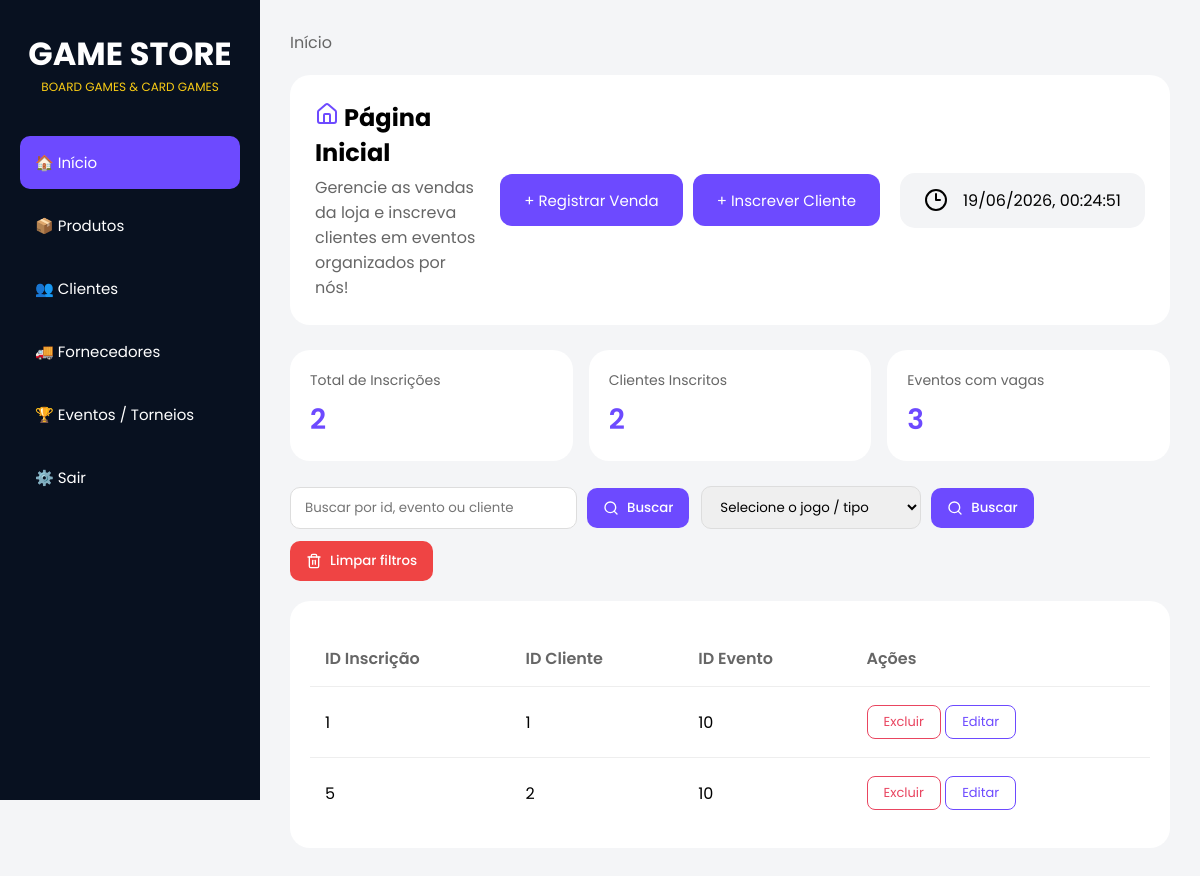
Before: / with the older database file.
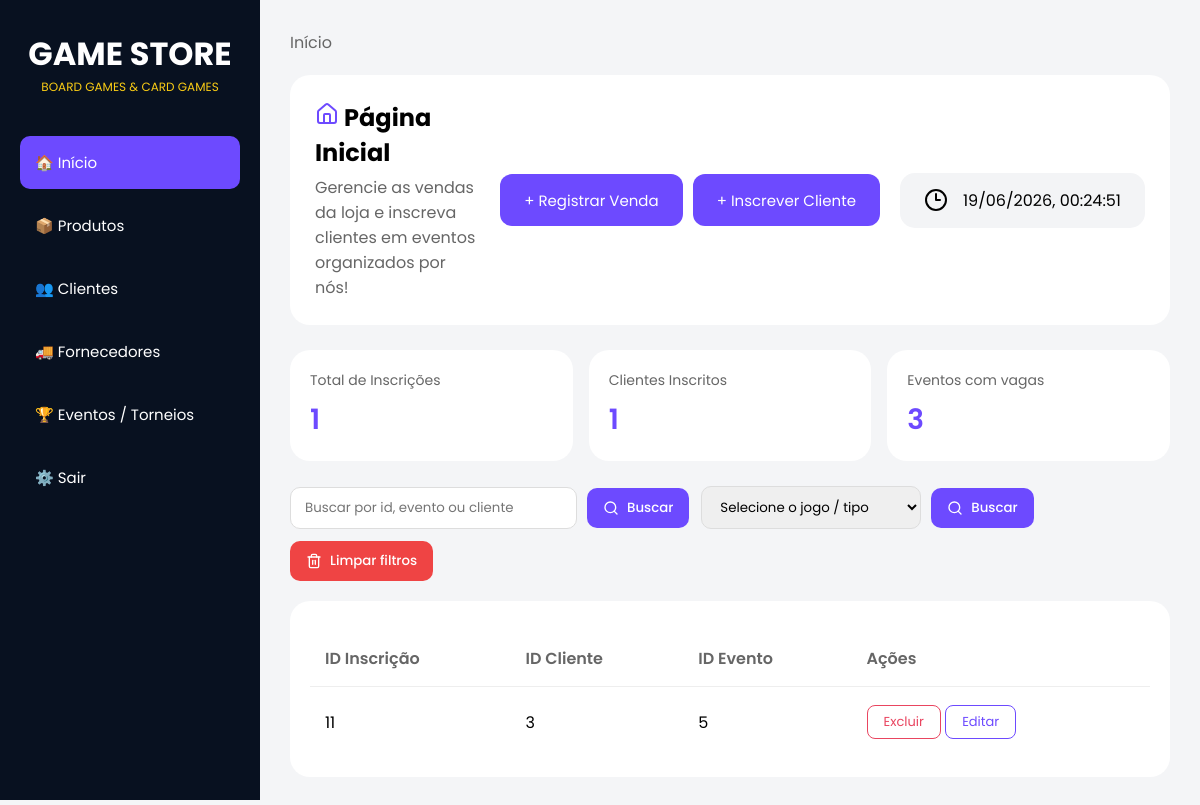
After: the same page with the newer database file.
### tables this page shows
CREATE TABLE inscricoes (
            id INTEGER PRIMARY KEY AUTOINCREMENT,
            id_cliente INTEGER NOT NULL,
            id_evento INTEGER NOT NULL
        );

### routes.py (the view)
@app.route("/")
def home():
    criar_tabela_inscricoes()
    lista = listar_inscricoes()
    return render_template(
        "home.html",
        inscricoes=lista,
        total_inscricoes=len(lista),
        total_clientes=total_clientes_inscritos(),
        eventos_abertos=total_eventos_com_vagas(),
        modo_insc="criar",
        modo_vnd="criar",
    )

### database.py (called while the page is built)
def conectar():
    return sqlite3.connect(CAMINHO_BANCO)

### modules/inscricoes.py (called while the page is built)
def criar_tabela_inscricoes():
    conn = conectar()
    cursor = conn.cursor()
    cursor.execute("""
        CREATE TABLE IF NOT EXISTS inscricoes (
            id INTEGER PRIMARY KEY AUTOINCREMENT,
            id_cliente INTEGER NOT NULL,
            id_evento INTEGER NOT NULL
        )
""")
    conn.commit()
    conn.close()

def listar_inscricoes():
    conn = conectar()
    cursor = conn.cursor()
    cursor.execute("SELECT * FROM inscricoes")
    inscricoes = cursor.fetchall()
    conn.close()
    return inscricoes

def contar_inscricoes(id_evento): #diz quantos inscritos em tal evento
    conn = conectar()
    cursor = conn.cursor()
    cursor.execute("""
        SELECT COUNT(*)
        FROM inscricoes
        WHERE  id_evento = ?""", (id_evento,))
    quantidade = cursor.fetchone()[0]
    conn.commit()
    conn.close()
    return quantidade

def total_clientes_inscritos():
    conn = conectar()
    cursor = conn.cursor()
    cursor.execute("""
        SELECT COUNT(*)
        FROM inscricoes
    """)
    total = cursor.fetchone()[0]
    conn.close()
    return total

### templates/home.html (shortened to what the changed rows need)
<!DOCTYPE html>
<html lang="pt">
<head>
    <link rel="stylesheet" href="{{ url_for('static', filename='home.css') }}" />
</head>
<body>
    <div class="sidebar">
        <div class="logo">
            <h1>GAME STORE</h1>
        </div>
    </div>
    <div class="main">
        <section class="topo">
            <div class="titulo-subt">
                <h1><i data-lucide="house" class="lucide-house"></i> Página Inicial</h1>
            </div>
        </section>
        <div class="card-resumo">
            <div class="resumo-item">
                <span class="resumo-label">Total de Inscrições</span>
                <strong class="resumo-valor">{{ total_inscricoes }}</strong>
            </div>
            <div class="resumo-item">
                <span class="resumo-label">Clientes Inscritos</span>
                <strong class="resumo-valor">{{ total_clientes }}</strong>
            </div>
        </div>
        <div class="card-tabela">
            <table class="tabela-inscricoes">
                <thead>
                    <tr>
                        <th>ID Inscrição</th>
                        <th>ID Cliente</th>
                        <th>ID Evento</th>
                        <th>Ações</th>
                    </tr>
                </thead>
                <tbody>
                    {% for inscricao in inscricoes %}
                    <tr>
                        <td>{{ inscricao[0] }}</td>
                        <td>{{ inscricao[1] }}</td>
                        <td>{{ inscricao[2] }}</td>
                        <td>
                            <form action="/inscricoes/excluir/{{ inscricao[0] }}" method="POST" style="display:inline;">
                                <button type="submit" class="btn-excluir">Excluir</button>
                            </form>
                            <form action="/inscricoes/editar/{{ inscricao[0] }}" method="GET" style="display:inline;">
                                <button type="submit" class="btn-editar">Editar</button>
                            </form>
                        </td>
                    </tr>
                    {% endfor %}
                </tbody>
            </table>
        </div>
    </div>
</body>
</html>

Changed rows visible on the page:
removed inscricoes: id "1", id_cliente "1", id_evento "10"
removed inscricoes: id "5", id_cliente "2", id_evento "10"
added inscricoes: id "11", id_cliente "3", id_evento "5"
Other visible differences:
{{ total_inscricoes }}: "2" → "1"
{{ total_clientes }}: "2" → "1"
